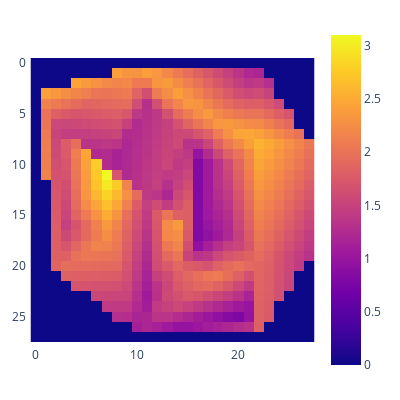

The notebook cell this image was saved under:
### Code cell
import plotly.express as px
import plotly.io as pio

pio.templates.default = "plotly_white"

img = X[0][7][3][0]
fig = px.imshow(img, zmin=img.min(), zmax=img.max())
fig.update_layout(
    width=400,
    height=400,
    margin=dict(
        l=25,
        r=50,
        b=25,
        t=25,
        pad=4
    ),
)
fig.show()

### Figure 1 — Plotly figure (JSON) as saved in the notebook; plotly's stock layout.template omitted (floating-point values rounded to 4 significant figures; data arrays with more than 128 entries replaced by an {"elided": "..."} marker saying what was removed)
{"data": [{"coloraxis": "coloraxis", "name": "0", "z": {"elided": "28x28 float values"}, "type": "heatmap", "xaxis": "x", "yaxis": "y", "hovertemplate": "x: %{x}<br>y: %{y}<br>color: %{z}<extra></extra>"}], "layout": {"xaxis": {"anchor": "y", "domain": [0.0, 1.0], "scaleanchor": "y", "constrain": "domain"}, "yaxis": {"anchor": "x", "domain": [0.0, 1.0], "autorange": "reversed", "constrain": "domain"}, "coloraxis": {"colorscale": [[0.0, "#0d0887"], [0.1111, "#46039f"], [0.2222, "#7201a8"], [0.3333, "#9c179e"], [0.4444, "#bd3786"], [0.5556, "#d8576b"], [0.6667, "#ed7953"], [0.7778, "#fb9f3a"], [0.8889, "#fdca26"], [1.0, "#f0f921"]], "cmin": 0.0, "cmax": 3.101}, "margin": {"t": 25, "l": 25, "r": 50, "b": 25, "pad": 4}, "width": 400, "height": 400}}
